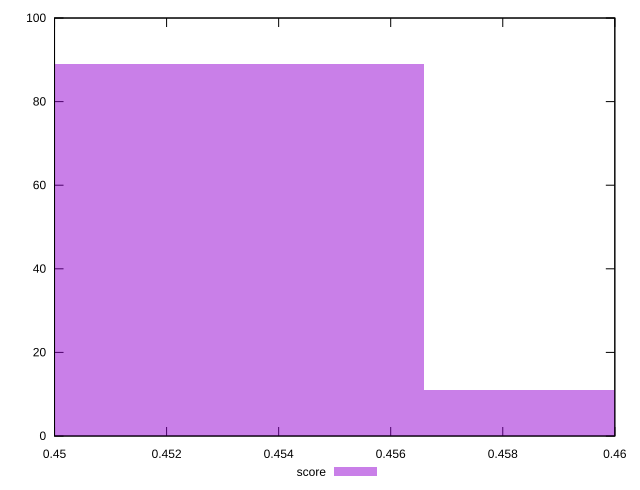

Write gnuplot code to recreate this figure.
reset

$score <<EOF
0.45316531555511497 89
0.46003145669988943 11
EOF

set key outside below
set boxwidth 0.006866141144774469
set xrange [0.45:0.46]
set yrange [0:100]
set trange [0:100]
set style fill transparent solid 0.5 noborder
set terminal svg size 640, 490 enhanced background rgb 'white'
set output "reports/report_00030_2021-02-24T20-42-31.540Z/uses-rel-preload/samples/agenda/score/histogram.svg"

plot $score title "score" with boxes

reset
